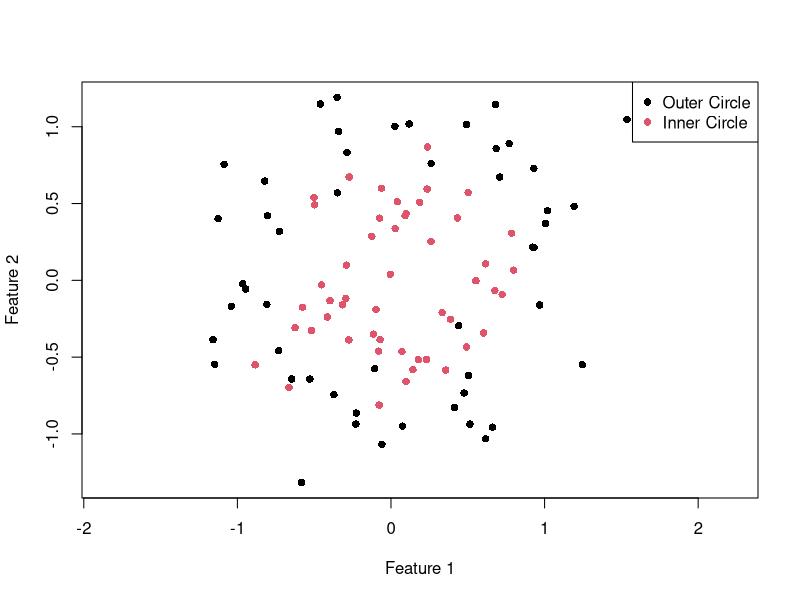

The R script that drew this image:

make_circles <- function(n_samples = 100, shuffle = TRUE, noise = NULL, random_state = NULL, factor = 0.8, plot = FALSE) {
  if (!is.null(random_state)) {
    set.seed(random_state)
  }
  
  # sampling in radians
  t <- seq(0, 2*pi, length.out = n_samples / 2 + 1)
  t <- t[-length(t)]
  # https://www.reddit.com/r/MachineLearning/comments/20gfyy/clustering_points_around_a_circle/
  circle_outer <- cbind(cos(t), sin(t))
  # a scaled version of the outer circle
  circle_inner <- factor * circle_outer
  
  # Combine the circles
  data <- rbind(circle_outer, circle_inner)
  
  # adding noise
  if (!is.null(noise)) {
    data <- data + matrix(rnorm(2 * n_samples, sd = noise), ncol = 2)
  }
  
  # shuffle
  if (shuffle) {
    data <- data[sample(n_samples), ]
  }
  
  # create labels 1 and 2 for the two classes (already in order so we can just assign down the middle)
  labels <- c(rep(1, n_samples / 2), rep(2, n_samples / 2))
  
  if (plot) {
    plot(data, col = labels, asp = 1, xlab = "Feature 1", ylab = "Feature 2", pch = 16)
    legend("topright", legend = c("Outer Circle", "Inner Circle"), col = 1:2 ,pch = 16 )
  }
  
  return(list("data" = data, "labels" = labels))
}


result <- make_circles(plot = TRUE, shuffle = FALSE, factor = 0.5, noise = 0.2)
